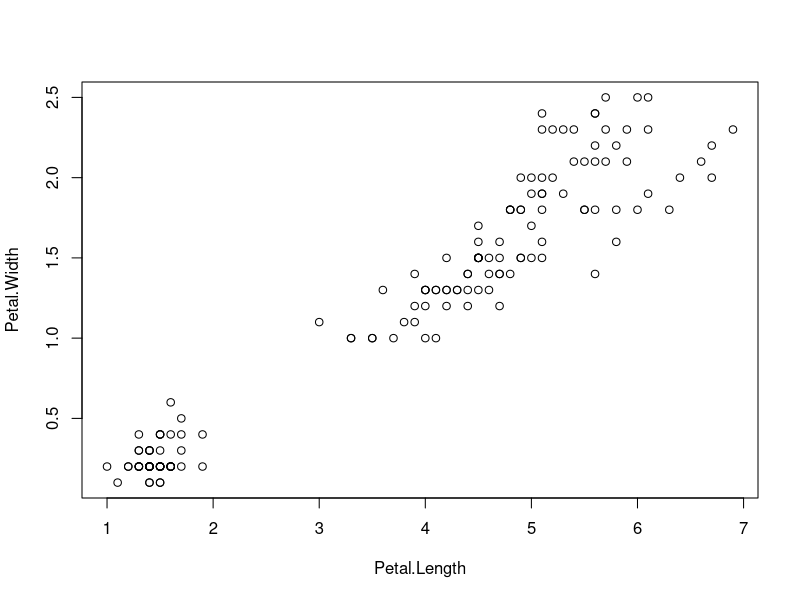
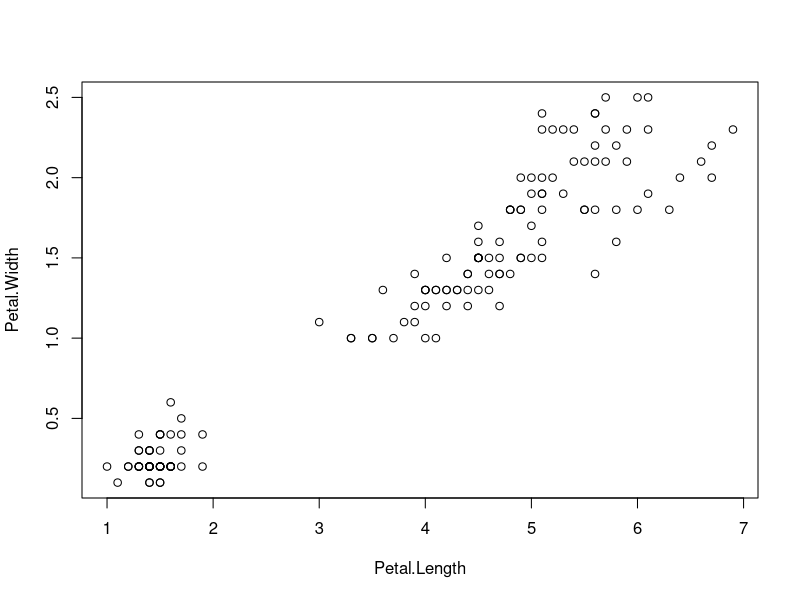

Reproduce these figures in R, in order.
## ---- chunk 1
knitr::opts_chunk$set(echo = TRUE)
## ---- chunk 2
data(iris)
plot(Petal.Width ~ Petal.Length, data = iris)
## ---- chunk 3
plot(Petal.Width ~ Petal.Length, data = iris)
## ---- chunk 4
head(iris)
## ---- chunk 5
library(kableExtra)
kable(head(iris), format = "markdown", align = c('ccccl'))
## ---- chunk 6
m <- lm(Petal.Width ~ ., data = iris)
summary(m)
df <- data.frame(summary(m)$coef)
names(df) <- c("Estimate", "Std. Error", "t", "p-value")
kable(df,
      format = "markdown",
      digits = 2,
      align = "c") %>% 
  kable_styling(bootstrap_options = "striped", full_width = F)
